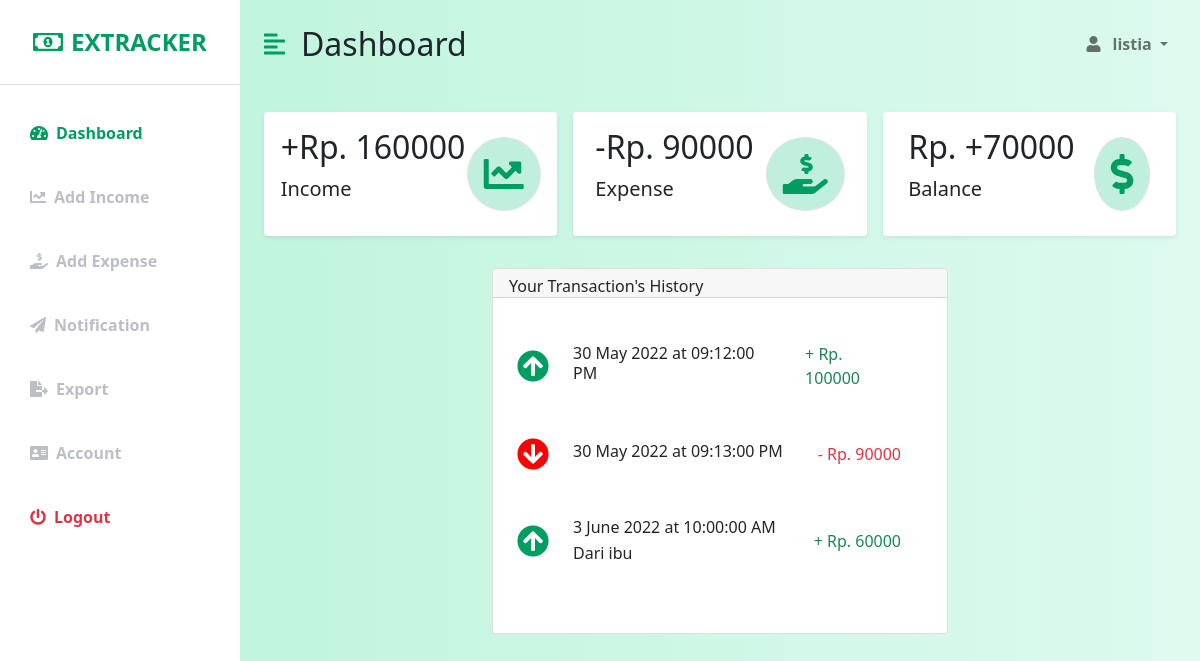
The app's page /index.php (signed in) with its own data.
### tables this page shows
CREATE TABLE `akun` (
  `id_akun` int(11) NOT NULL,
  `username` varchar(50) DEFAULT NULL,
  `password` varchar(20) DEFAULT NULL,
  `id_user` int(11) DEFAULT NULL,
  `id_admin` int(11) DEFAULT NULL
);

CREATE TABLE `pemasukan` (
  `id_pemasukan` int(11) NOT NULL,
  `jumlah_pemasukan` int(11) DEFAULT NULL,
  `deskripsi_pemasukan` varchar(100) DEFAULT '',
  `tanggal_pemasukan` datetime DEFAULT NULL,
  `id_akun` int(11) DEFAULT NULL
);

CREATE TABLE `pengeluaran` (
  `id_pengeluaran` int(11) NOT NULL,
  `jumlah_pengeluaran` int(11) DEFAULT NULL,
  `deskripsi_pengeluaran` varchar(100) DEFAULT '',
  `tanggal_pengeluaran` datetime DEFAULT NULL,
  `id_akun` int(11) DEFAULT NULL
);

### class/DB.php (called while the page is built, shortened)
<?php
class DB{
  private $_host = '127.0.0.1';
  private $_dbname = 'db_expense_tracker';
  private $_username = 'root';
  private $_password = '';
  private static $_instance = null;
  private $_pdo;
  private $_columnName = "*";
  private $_orderBy = "";
  private function __construct(){
    try {
      $this->_pdo = new PDO('mysql:host='.$this->_host.';dbname='.$this->_dbname,
                             $this->_username, $this->_password);
    } catch (PDOException $e){
      die("Error ".$e->getMessage(). " (".$e->getCode().")");
    }
  }
  public static function getInstance(){
    if(!isset(self::$_instance)) {
      self::$_instance = new DB();
    }
    return self::$_instance;
  }
  public function runQuery($query, $bindValue = []){
    try {
      $stmt = $this->_pdo->prepare($query);
      $stmt->execute($bindValue);
    }
    catch (PDOException $e){
      die("Error: ".$e->getMessage(). " (".$e->getCode().")");
    }
    return $stmt;
  }
  public function getQuery($query,$bindValue = []){
    return $this->runQuery($query,$bindValue)->fetchAll(PDO::FETCH_OBJ);
  }
  public function orderBy($columnName, $sortType = 'ASC'){
    $this->_orderBy = "ORDER BY {$columnName} {$sortType}";
    return $this;
  }
  public function get($tableName, $condition = "", $bindValue = []){
    $query = "SELECT {$this->_columnName} FROM {$tableName} {$condition} {$this->_orderBy}";
    $this->_columnName = "*";
    $this->_orderBy = "";
    return $this->getQuery($query, $bindValue);
  }
  public function getWhere($tableName, $condition){
    $queryCondition ="WHERE {$condition[0]} {$condition[1]} ? ";
    return $this->get($tableName,$queryCondition,[$condition[2]]);
  }
  public function getWhereOnce($tableName, $condition){
    $result = $this->getWhere($tableName,$condition);
    if (!empty($result)) {
      return $result[0];
    } else {
      return false;
    }
  }
}

### index.php (the view, shortened to what this page needs)
<?php
  require "./class/DB.php";
  $DB = DB::getInstance();
  $data_akun = $DB->getWhereOnce('akun',['id_akun','=',$_SESSION["id_akun"]]);
?><!DOCTYPE html>
<html lang="en">
<head>
    <link href="https://cdn.jsdelivr.net/npm/bootstrap@5.0.0-beta3/dist/css/bootstrap.min.css" rel="stylesheet" />
    <link rel="stylesheet" href="https://cdnjs.cloudflare.com/ajax/libs/font-awesome/5.15.3/css/all.min.css" />
    <link rel="stylesheet" href="assets/css/style.css" />
</head>
<body>
    <div class="d-flex" id="wrapper">
        <div class="bg-white" id="sidebar-wrapper">
            <div class="sidebar-heading text-center py-4 primary-text fs-4 fw-bold text-uppercase border-bottom"><i
                    class="far fa-money-bill-alt me-2"></i>ExTracker</div>
            <div class="list-group list-group-flush my-3">
                <a href="index.php" class="list-group-item list-group-item-action bg-transparent second-text active"><i
                        class="fas fa-tachometer-alt me-2"></i>Dashboard</a>
                <a href="add_income.php" class="list-group-item list-group-item-action bg-transparent second-text fw-bold"><i
                        class="fas fa-chart-line me-2"></i>Add Income</a>
                <a href="add_expense.php" class="list-group-item list-group-item-action bg-transparent second-text fw-bold"><i
                        class="fas fa-hand-holding-usd me-2"></i></i>Add Expense</a>
                <a href="notification.php" class="list-group-item list-group-item-action bg-transparent second-text fw-bold"><i
                        class="fas fa-paper-plane me-2"></i>Notification</a>
                <a href="export.php" class="list-group-item list-group-item-action bg-transparent second-text fw-bold"><i
                        class="fas fa-file-export me-2"></i>Export</a>
                <a href="account.php" class="list-group-item list-group-item-action bg-transparent second-text fw-bold "><i
                        class="fas fa-address-card me-2"></i>Account</a>
                <a href="logout.php" class="list-group-item list-group-item-action bg-transparent text-danger fw-bold"><i
                        class="fas fa-power-off me-2"></i>Logout</a>
            </div>
        </div>
        <div id="page-content-wrapper">
            <nav class="navbar navbar-expand-lg navbar-light bg-transparent py-4 px-4">
                <div class="d-flex align-items-center">
                    <i class="fas fa-align-left primary-text fs-4 me-3" id="menu-toggle"></i>
                    <h2 class="fs-2 m-0">Dashboard</h2>
                </div>
                <div class="collapse navbar-collapse" id="navbarSupportedContent">
                    <ul class="navbar-nav ms-auto mb-2 mb-lg-0">
                        <li class="nav-item dropdown">
                            <a class="nav-link dropdown-toggle second-text fw-bold" href="#" id="navbarDropdown"
                                role="button" data-bs-toggle="dropdown" aria-expanded="false">
                                <i class="fas fa-user me-2"></i>
                                <?php
                                echo $data_akun->username;
                                ?>
                            </a>
                        </li>
                    </ul>
                </div>
            </nav>
            <div class="container-fluid px-4">
                <div class="row g-3 my-2">
                    <div class="col-md-4">
                        <div class="p-3 bg-white shadow-sm d-flex justify-content-around align-items-center rounded">
                            <div>
                                <h3 class="fs-2"> +Rp.
                                <?php
                                    $income = 0;
                                    $DB->orderBy('tanggal_pemasukan');
                                    $data_pemasukan = $DB->getWhere('pemasukan',['id_akun','=',$_SESSION["id_akun"]]);
                                    foreach ($data_pemasukan as $data) {
                                        $income = $income + $data->jumlah_pemasukan;
                                    }
                                    echo $income;
                                ?>
                                </h3>
                                <p class="fs-5">Income</p>
                            </div>
                            <i class="fas fa-chart-line fs-1 primary-text border rounded-full secondary-bg p-3"></i>
                        </div>
                    </div>
                    <div class="col-md-4">
                        <div class="p-3 bg-white shadow-sm d-flex justify-content-around align-items-center rounded">
                            <div>
                            <h3 class="fs-2"> -Rp.
                            <?php
                                $expense = 0;
                                $DB->orderBy('tanggal_pengeluaran');
                                $data_pengeluaran = $DB->getWhere('pengeluaran',['id_akun','=',$_SESSION["id_akun"]]);
                                foreach ($data_pengeluaran as $data) {
                                    $expense = $expense + $data->jumlah_pengeluaran;
                                }
                                echo $expense;
                            ?>
                                </h3>
                                <p class="fs-5">Expense</p>
                            </div>
                            <i
                                class="fas fa-hand-holding-usd fs-1 primary-text border rounded-full secondary-bg p-3"></i>
                        </div>
                    </div>
                    <div class="col-md-4">
                        <div class="p-3 bg-white shadow-sm d-flex justify-content-around align-items-center rounded">
                            <div>
                                <h3 class="fs-2">
                                <?php
                                    $saldo = $income - $expense;
                                    if($saldo < 0){
                                        echo "Rp. -". $saldo * -1;
                                    }else{
                                        echo "Rp. +". $saldo;
                                    }
                                ?>
                                </h3>
                                <p class="fs-5">Balance</p>
                            </div>
                            <i class="fas fa-dollar-sign fs-1 primary-text border rounded-full secondary-bg p-3"></i>
                        </div>
                    </div>
                </div>
                <div class="d-flex justify-content-center mb-5">
                    <div class="col-md-6 mt-4">
                        <div class="card h-100 mb-4">
                            <div class="card-header pb-0 px-3">
                            <div class="row">
                                <div class="col-md-6">
                                <h6 class="mb-0">Your Transaction's History</h6>
                                </div>
                            </div>
                            </div>
                            <div class="card-body pt-4 p-3">
                            <ul class="list-group">
                            <?php
                                $history = [];
                                $key = 0;
                                foreach ($data_pemasukan as $key => $data) {
                                    $object = new stdClass();
                                    $object->id = $data->id_pemasukan;
                                    $object->jumlah = $data->jumlah_pemasukan;
                                    $object->deskripsi = $data->deskripsi_pemasukan;
                                    $object->tanggal = $data->tanggal_pemasukan;
                                    $object->id_akun = $data->id_akun;
                                    $object->kategori = "Pemasukan";
                                    $history[$key] = $object;
                                }
                                $key = $key+1;
                                foreach ($data_pengeluaran as $data) {
                                    $object = new stdClass();
                                    $object->id = $data->id_pengeluaran;
                                    $object->jumlah = $data->jumlah_pengeluaran;
                                    $object->deskripsi = $data->deskripsi_pengeluaran;
                                    $object->tanggal = $data->tanggal_pengeluaran;
                                    $object->id_akun = $data->id_akun;
                                    $object->kategori = "Pengeluaran";
                                    $history[$key] = $object;
                                    $key++;
                                }
                                usort($history, function($a, $b) {
                                    $ad = new DateTime($a->tanggal);
                                    $bd = new DateTime($b->tanggal);
                                    if ($ad == $bd) {
                                    return 0;
                                    }
                                    return $ad < $bd ? -1 : 1;
                                });
                                foreach ($history as $data) {
                                    $raw_date = strtotime($data->tanggal);
                                    $date1 = date("j F Y", $raw_date);
                                    $date2 = date("h:i:s A", $raw_date);
                                    if($data->kategori == "Pengeluaran"){
                                        echo "<li class='list-group-item border-0 d-flex justify-content-between ps-2 mb-2 border-radius-lg'>
                                        <div class='d-flex align-items-center'>
                                        <i class='fas fa-arrow-circle-down fa-2x'  style='color:red'></i>
                                            <div class='d-flex flex-column px-4'>
                                            <h6 class='mb-1 text-dark text-sm'>$date1 at $date2</h6>
                                            <span class='text-xs'>$data->deskripsi</span>
                                            </div>
                                        </div>
                                        <div class='d-flex align-items-center text-danger text-gradient text-sm font-weight-bold'>
                                            - Rp. $data->jumlah
                                        </div>
                                        </li>";
                                    }else{
                                        echo "<li class='list-group-item border-0 d-flex justify-content-between ps-2 mb-2 border-radius-lg'>
                                        <div class='d-flex align-items-center'>
                                            <i class='fas fa-arrow-circle-up fa-2x'  style='color:#009d63'></i>
                                            <div class='d-flex flex-column px-4'>
                                            <h6 class='mb-1 text-dark text-sm'>$date1 at $date2</h6>
                                            <span class='text-xs'>$data->deskripsi</span>
                                            </div>
                                        </div>
                                        <div class='d-flex align-items-center text-success text-gradient text-sm font-weight-bold'>
                                            + Rp. $data->jumlah
                                        </div>
                                        </li>";
                                    }
                                }
                            ?>
                            </ul>
                            </div>
                        </div>
                    </div>
                </div>
            </div>
        </div>
    </div>
</body>
</html>

### assets/css/style.css (style rules this page uses)
:root { --main-bg-color: #009d63; --main-text-color: #009d63; --second-text-color: #bbbec5; --second-bg-color: #c1efde; background-image:linear-gradient(rgba(167, 236, 205, 0.9),rgba(138, 218, 201, 0.9)); }
.primary-text { color: var(--main-text-color); }
.second-text { color: var(--second-text-color); }
.secondary-bg { background-color: var(--second-bg-color); }
.rounded-full { border-radius: 100%; }
#wrapper { overflow-x: hidden; background-image: linear-gradient( to right, #baf3d7, #c2f5de, #cbf7e4, #d4f8ea, #ddfaef ); }
#sidebar-wrapper { min-height: 100vh; margin-left: -15rem; -webkit-transition: margin 0.25s ease-out; -moz-transition: margin 0.25s ease-out; -o-transition: margin 0.25s ease-out; transition: margin 0.25s ease-out; }
#sidebar-wrapper .sidebar-heading { padding: 0.875rem 1.25rem; font-size: 1.2rem; }
#sidebar-wrapper .list-group { width: 15rem; }
#page-content-wrapper { min-width: 100vw; }
#menu-toggle { cursor: pointer; }
.list-group-item { border: none; padding: 20px 30px; }
.list-group-item.active { background-color: transparent; color: var(--main-text-color); font-weight: bold; border: none; }
@media (min-width: 768px) { #sidebar-wrapper { margin-left: 0; } }
@media (min-width: 768px) { #page-content-wrapper { min-width: 0; width: 100%; } }

### records on screen
akun: username "listia"
pemasukan: tanggal_pemasukan "30 May 2022", tanggal_pemasukan "09:12:00 PM", jumlah_pemasukan "100000"
pengeluaran: tanggal_pengeluaran "30 May 2022", tanggal_pengeluaran "09:13:00 PM", jumlah_pengeluaran "90000"
pemasukan: tanggal_pemasukan "3 June 2022", tanggal_pemasukan "10:00:00 AM", deskripsi_pemasukan "Dari ibu", jumlah_pemasukan "60000"

### other values on screen
$income "160000"
$expense "90000"
$saldo "70000"
